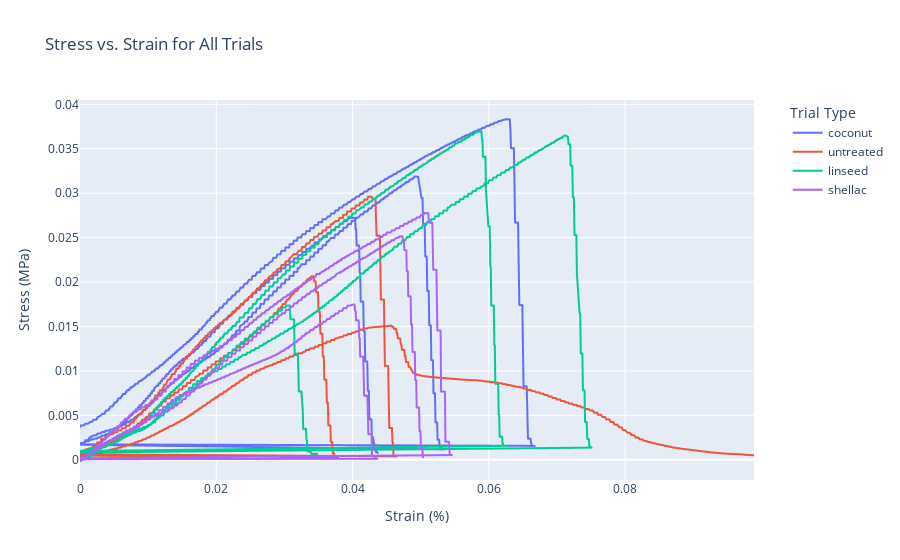

Notebook source saved alongside this figure:
### Code cell
# Combine all dataframes into one
combined_df = pd.concat(all_data)

# Plot using Plotly
fig = px.line(
    combined_df,
    x="Strain (%)", # x = 'Distance (millimeters)',
    y="Stress (MPa)", # y = 'Force (Newtons)', 
    color="Trial Type",
    title="Stress vs. Strain for All Trials",
    labels={"Strain (%)": "Strain (%)", "Stress (MPa)": "Stress (MPa)"},
)

fig.update_layout(
    legend_title_text="Trial Type", legend=dict(x=1.05, y=1, traceorder="normal")
)

fig.show()

### Figure 1 — Plotly figure (JSON) as saved in the notebook; plotly's stock layout.template omitted (floating-point values rounded to 4 significant figures; data arrays with more than 128 entries replaced by an {"elided": "..."} marker saying what was removed)
{"data": [{"hovertemplate": "Trial Type=coconut<br>Strain (%)=%{x}<br>Stress (MPa)=%{y}<extra></extra>", "legendgroup": "coconut", "line": {"color": "#636efa", "dash": "solid"}, "marker": {"symbol": "circle"}, "mode": "lines", "name": "coconut", "showlegend": true, "type": "scattergl", "x": {"elided": "2132 float values"}, "xaxis": "x", "y": {"elided": "2132 float values"}, "yaxis": "y"}, {"hovertemplate": "Trial Type=untreated<br>Strain (%)=%{x}<br>Stress (MPa)=%{y}<extra></extra>", "legendgroup": "untreated", "line": {"color": "#EF553B", "dash": "solid"}, "marker": {"symbol": "circle"}, "mode": "lines", "name": "untreated", "showlegend": true, "type": "scattergl", "x": {"elided": "2360 float values"}, "xaxis": "x", "y": {"elided": "2360 float values"}, "yaxis": "y"}, {"hovertemplate": "Trial Type=linseed<br>Strain (%)=%{x}<br>Stress (MPa)=%{y}<extra></extra>", "legendgroup": "linseed", "line": {"color": "#00cc96", "dash": "solid"}, "marker": {"symbol": "circle"}, "mode": "lines", "name": "linseed", "showlegend": true, "type": "scattergl", "x": {"elided": "2624 float values"}, "xaxis": "x", "y": {"elided": "2624 float values"}, "yaxis": "y"}, {"hovertemplate": "Trial Type=shellac<br>Strain (%)=%{x}<br>Stress (MPa)=%{y}<extra></extra>", "legendgroup": "shellac", "line": {"color": "#ab63fa", "dash": "solid"}, "marker": {"symbol": "circle"}, "mode": "lines", "name": "shellac", "showlegend": true, "type": "scattergl", "x": {"elided": "2414 float values"}, "xaxis": "x", "y": {"elided": "2414 float values"}, "yaxis": "y"}], "layout": {"legend": {"title": {"text": "Trial Type"}, "tracegroupgap": 0, "traceorder": "normal", "x": 1.05, "y": 1}, "title": {"text": "Stress vs. Strain for All Trials"}, "xaxis": {"anchor": "y", "domain": [0, 1], "title": {"text": "Strain (%)"}}, "yaxis": {"anchor": "x", "domain": [0, 1], "title": {"text": "Stress (MPa)"}}}}
